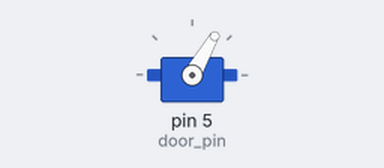
Simulated run of this sketch. Board: Arduino Uno, built with avr-gcc and run on an emulated ATmega328P. On the bench: servo.

Above: at 0.05 s.
At 2.5 s:
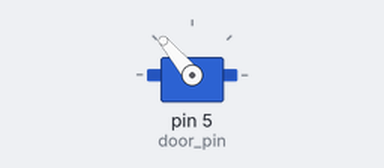
At 5.0 s:
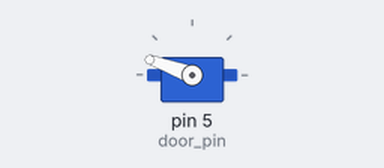
Timing chart, 0 to 6.5 s (numbered marks = the images above):
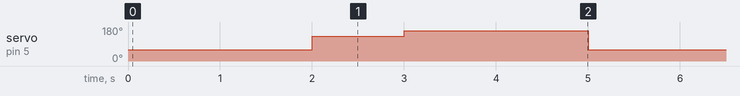

The sketch:

servo_tester.ino
```cpp
//_______________ Door Servo Setup _________________
#include <Servo.h>
Servo doorServo;
#define door_open_pos 60
#define door_closed_pos 160
#define door_pin 5
#define close_jitter 1000
#define open_close_delay 2000

void setup() {
  // put your setup code here, to run once:
  doorServo.attach(door_pin);
}

void loop() {
  // put your main code here, to run repeatedly:
  fast_open();
  delay(open_close_delay);
  fast_close_with_jitter();
  delay(open_close_delay);
}

void fast_open() {
  doorServo.write(door_open_pos);
}

void fast_close_with_jitter() {
  doorServo.write(door_closed_pos - 30);
  delay(close_jitter);
  doorServo.write(door_closed_pos);
}
```

Measured:
- by itself, servo on pin 5 (door_pin): repeats every 5.0 s: 160° 2.0 s, 60° 2.0 s, 130° 1.0 s
